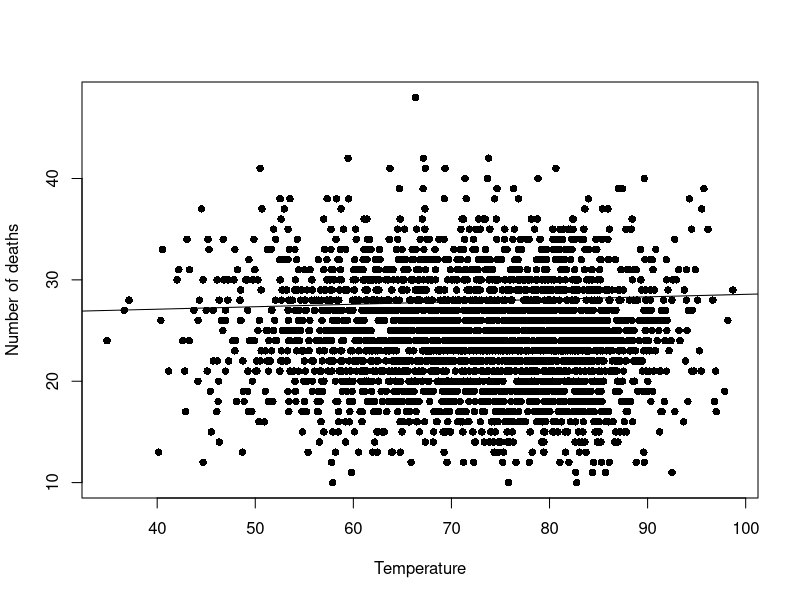
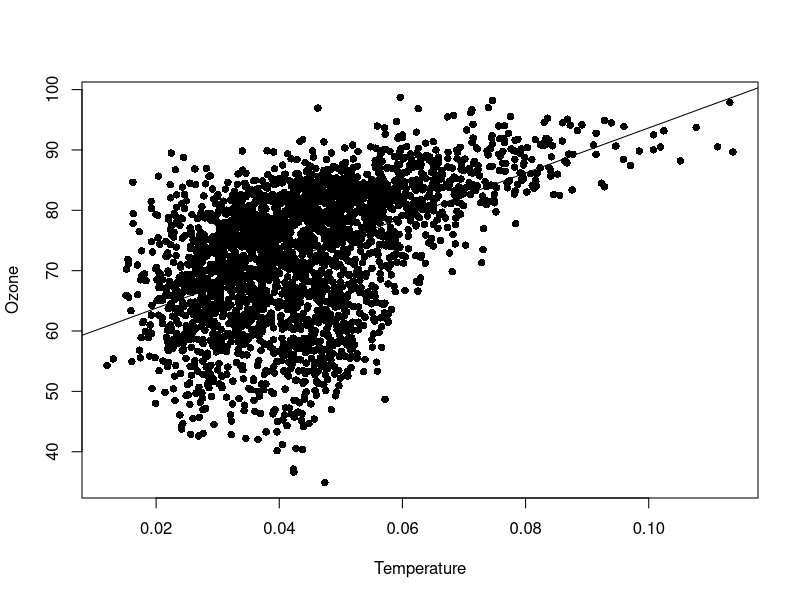
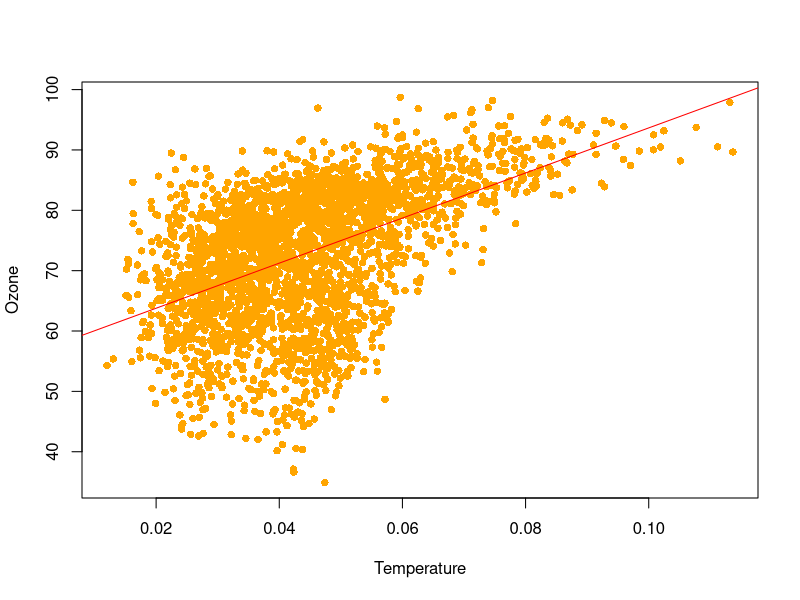
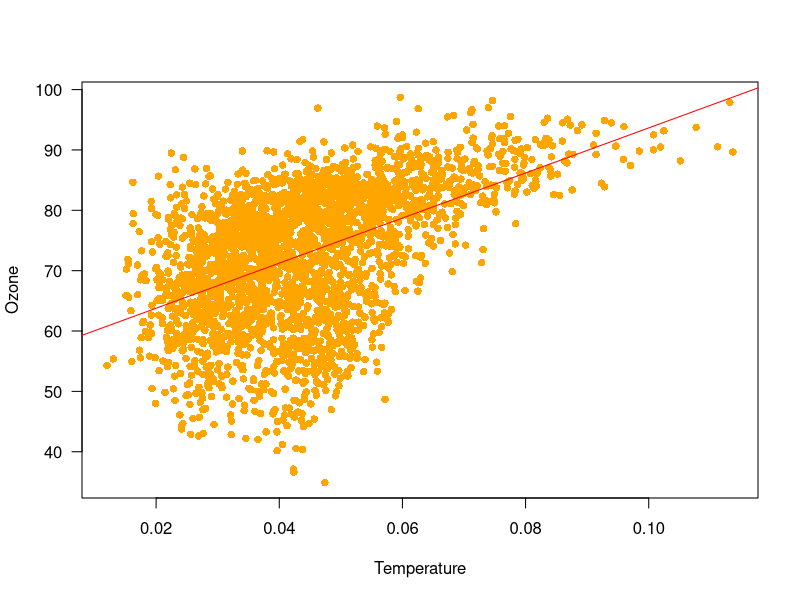
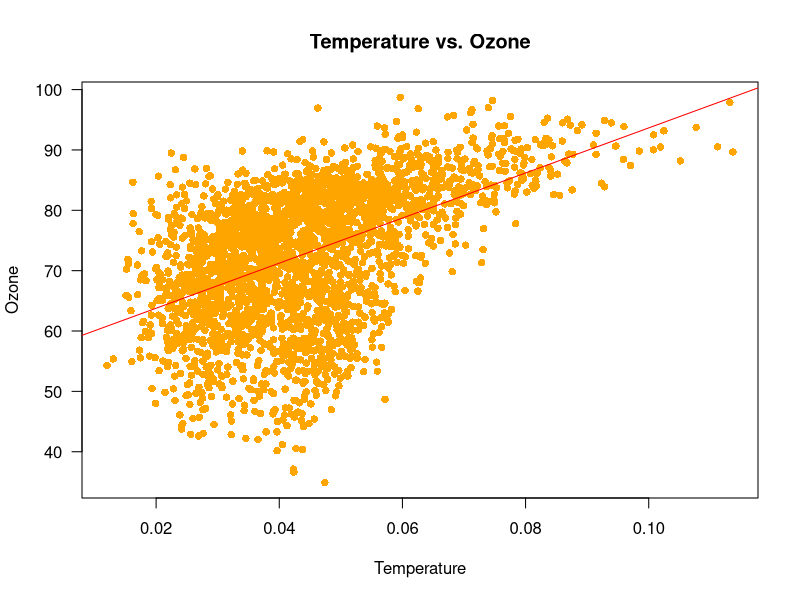

These figures' R source, in order:
#start with the sleep data set again
data(sleep)

mod<-lm(extra~group,data=sleep)
summary(mod)$coefficients
#p = 0.079 (not significant)
#beta 1 = 1.58 (this is the difference between groups 1 and 2)
#recall that when we ran the t-test we also concluded that there was no significant difference

#Heat index and daily deaths in RI:
#remember to change your working directory if you're not in the right directory

datDeath<-read.csv("Heat_index_death_data_RI.csv",header=T)
head(datDeath)
#contains date, max and min temp, weekend/holiday indicators, pollutants, number of deaths, and max daily heat index (HI.max)

#is there a difference in deaths vs weekend?
t.test(number.deaths~weekend,data=datDeath)
#p = 0.6489 (no significant difference)

#is there a relationship between temperature and deaths using linear model?
mod.death<-lm(number.deaths~max.temp,data=datDeath)
summary(mod.death)$coefficients
#yes

#add confounders:
mod.death<-lm(number.deaths~max.temp+month+weekend+holiday+dwpt,data=datDeath)
summary(mod.death)$coefficients
#not significant anymore

#plot a regression line
plot(datDeath$number.deaths~datDeath$max.temp,xlab="Temperature",ylab="Number of deaths",pch=16)
abline(mod.death)

#relationship between temperature and ozone
mod.ozone<-lm(max.temp~O3,data=datDeath)
summary(mod.ozone)$coefficients
#highly related

#regression line
plot(datDeath$max.temp~datDeath$O3,xlab="Temperature",ylab="Ozone",pch=16)
abline(mod.ozone)

#add some color to the plot
plot(datDeath$max.temp~datDeath$O3,xlab="Temperature",ylab="Ozone",pch=16,col="orange")
abline(mod.ozone,col="red")

#flip the direction of the y-axis labels
plot(datDeath$max.temp~datDeath$O3,xlab="Temperature",ylab="Ozone",pch=16,col="orange",las=1)
abline(mod.ozone,col="red")

#add a title
plot(datDeath$max.temp~datDeath$O3,xlab="Temperature",ylab="Ozone",pch=16,col="orange",las=1,
     main="Temperature vs. Ozone")
abline(mod.ozone,col="red")